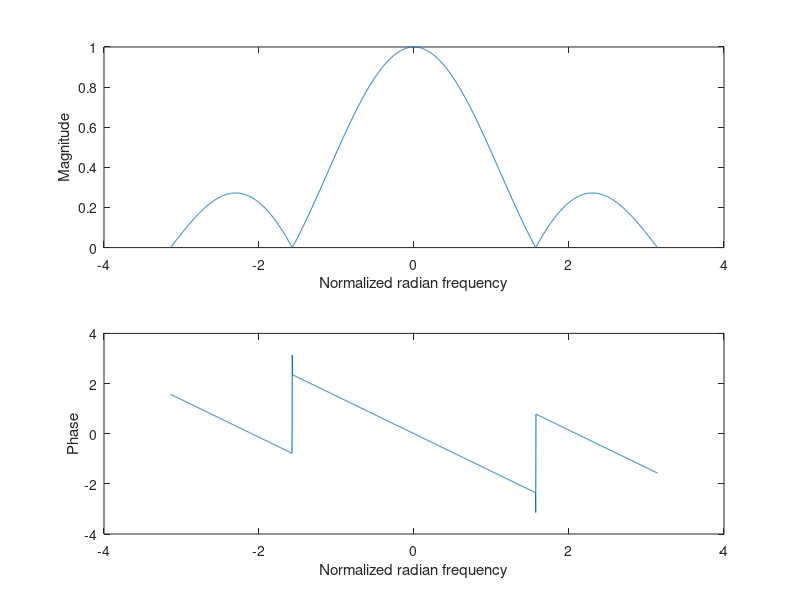

This figure's MATLAB source:
% h = [0.25, 0.25,0.25,0.25];
theta = 2*pi;
h = real([1/4*exp(-1j*theta), 1/4*exp(-2j*theta),1/4*1,1/4*exp(-3j*theta)]);
% h = real(1/4*[exp(0.5j*theta)*exp(-1.5j*theta), exp(-0.5j*theta)*exp(-1.5j*theta),exp(1.5j*theta)*exp(-1.5j*theta),exp(-1.5j*theta)*exp(-1.5j*theta)]);
ww = linspace(-pi,pi,2001);

freqresponse = freqz(h,1,ww );

subplot(2,1,1);
plot(ww,abs(freqresponse))
xlabel('Normalized radian frequency')
ylabel('Magnitude')
subplot(2,1,2);
plot(ww,angle(freqresponse))
ylabel('Phase')
xlabel('Normalized radian frequency')